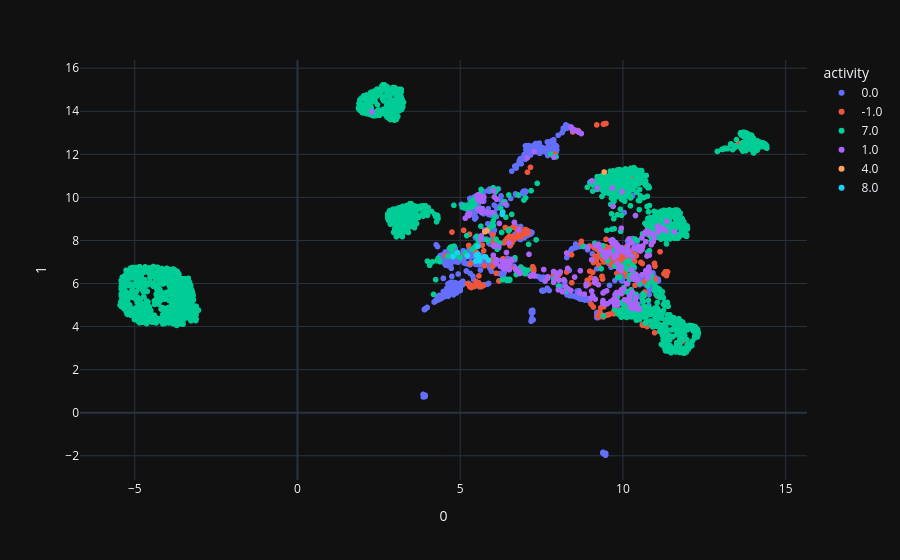
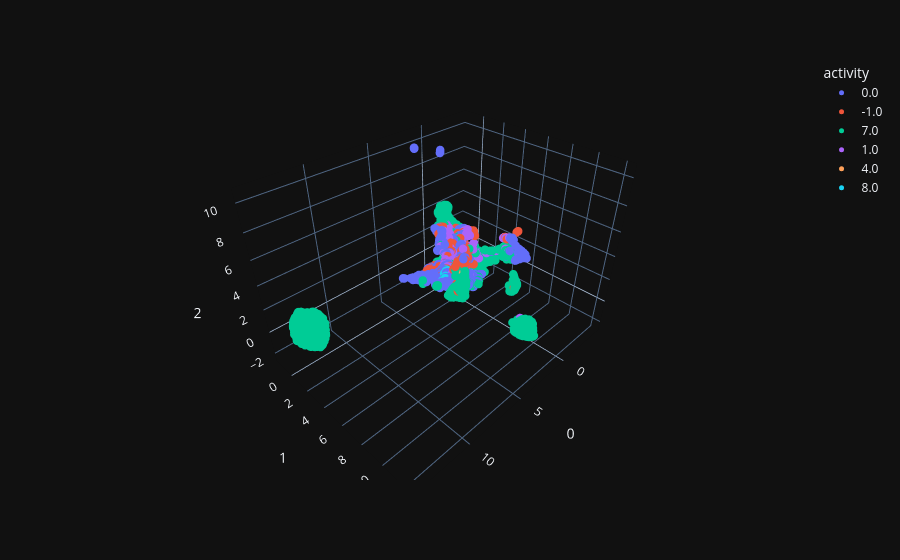

Notebook source saved alongside these figures, in order:
### Code cell
umap_2d = UMAP(n_components=2)
umap_3d = UMAP(n_components=3)

proj_2d = umap_2d.fit_transform(repre_reshape)
proj_3d = umap_3d.fit_transform(repre_reshape)

fig_2d = px.scatter(
    proj_2d, x=0, y=1,
    color=label_concat_vote.astype(str),  
    labels={'color': 'activity'}
)

fig_3d = px.scatter_3d(
    proj_3d, x=0, y=1, z=2,
    color=label_concat_vote.astype(str),  
    labels={'color': 'activity'}
)
fig_3d.update_traces(marker_size=5)

fig_2d.show()
fig_3d.show()

### Figure 1 — Plotly figure (JSON) as saved in the notebook; plotly's stock layout.template omitted (floating-point values rounded to 4 significant figures; data arrays with more than 128 entries replaced by an {"elided": "..."} marker saying what was removed)
{"data": [{"hovertemplate": "activity=0.0<br>0=%{x}<br>1=%{y}<extra></extra>", "legendgroup": "0.0", "marker": {"color": "#636efa", "symbol": "circle"}, "mode": "markers", "name": "0.0", "showlegend": true, "x": {"elided": "997 float values"}, "xaxis": "x", "y": {"elided": "997 float values"}, "yaxis": "y", "type": "scattergl"}, {"hovertemplate": "activity=-1.0<br>0=%{x}<br>1=%{y}<extra></extra>", "legendgroup": "-1.0", "marker": {"color": "#EF553B", "symbol": "circle"}, "mode": "markers", "name": "-1.0", "showlegend": true, "x": {"elided": "331 float values"}, "xaxis": "x", "y": {"elided": "331 float values"}, "yaxis": "y", "type": "scattergl"}, {"hovertemplate": "activity=7.0<br>0=%{x}<br>1=%{y}<extra></extra>", "legendgroup": "7.0", "marker": {"color": "#00cc96", "symbol": "circle"}, "mode": "markers", "name": "7.0", "showlegend": true, "x": {"elided": "2890 float values"}, "xaxis": "x", "y": {"elided": "2890 float values"}, "yaxis": "y", "type": "scattergl"}, {"hovertemplate": "activity=1.0<br>0=%{x}<br>1=%{y}<extra></extra>", "legendgroup": "1.0", "marker": {"color": "#ab63fa", "symbol": "circle"}, "mode": "markers", "name": "1.0", "showlegend": true, "x": {"elided": "267 float values"}, "xaxis": "x", "y": {"elided": "267 float values"}, "yaxis": "y", "type": "scattergl"}, {"hovertemplate": "activity=4.0<br>0=%{x}<br>1=%{y}<extra></extra>", "legendgroup": "4.0", "marker": {"color": "#FFA15A", "symbol": "circle"}, "mode": "markers", "name": "4.0", "showlegend": true, "x": [9.424, 5.756, 5.822], "xaxis": "x", "y": [11.18, 8.402, 8.447], "yaxis": "y", "type": "scattergl"}, {"hovertemplate": "activity=8.0<br>0=%{x}<br>1=%{y}<extra></extra>", "legendgroup": "8.0", "marker": {"color": "#19d3f3", "symbol": "circle"}, "mode": "markers", "name": "8.0", "showlegend": true, "x": [5.476, 5.221, 5.569, 5.601, 5.599, 4.776, 5.493, 4.915, 6.309, 5.545, 5.542, 5.756, 5.781, 5.873, 6.289], "xaxis": "x", "y": [7.042, 7.289, 7.257, 7.17, 7.049, 7.252, 7.319, 7.437, 9.317, 7.729, 7.367, 7.249, 7.232, 7.089, 9.213], "yaxis": "y", "type": "scattergl"}], "layout": {"xaxis": {"anchor": "y", "domain": [0.0, 1.0], "title": {"text": "0"}}, "yaxis": {"anchor": "x", "domain": [0.0, 1.0], "title": {"text": "1"}}, "legend": {"title": {"text": "activity"}, "tracegroupgap": 0}, "margin": {"t": 60}}}

### Figure 2 — Plotly figure (JSON) as saved in the notebook; plotly's stock layout.template omitted (floating-point values rounded to 4 significant figures; data arrays with more than 128 entries replaced by an {"elided": "..."} marker saying what was removed)
{"data": [{"hovertemplate": "activity=0.0<br>0=%{x}<br>1=%{y}<br>2=%{z}<extra></extra>", "legendgroup": "0.0", "marker": {"color": "#636efa", "symbol": "circle", "size": 5}, "mode": "markers", "name": "0.0", "scene": "scene", "showlegend": true, "x": {"elided": "997 float values"}, "y": {"elided": "997 float values"}, "z": {"elided": "997 float values"}, "type": "scatter3d"}, {"hovertemplate": "activity=-1.0<br>0=%{x}<br>1=%{y}<br>2=%{z}<extra></extra>", "legendgroup": "-1.0", "marker": {"color": "#EF553B", "symbol": "circle", "size": 5}, "mode": "markers", "name": "-1.0", "scene": "scene", "showlegend": true, "x": {"elided": "331 float values"}, "y": {"elided": "331 float values"}, "z": {"elided": "331 float values"}, "type": "scatter3d"}, {"hovertemplate": "activity=7.0<br>0=%{x}<br>1=%{y}<br>2=%{z}<extra></extra>", "legendgroup": "7.0", "marker": {"color": "#00cc96", "symbol": "circle", "size": 5}, "mode": "markers", "name": "7.0", "scene": "scene", "showlegend": true, "x": {"elided": "2890 float values"}, "y": {"elided": "2890 float values"}, "z": {"elided": "2890 float values"}, "type": "scatter3d"}, {"hovertemplate": "activity=1.0<br>0=%{x}<br>1=%{y}<br>2=%{z}<extra></extra>", "legendgroup": "1.0", "marker": {"color": "#ab63fa", "symbol": "circle", "size": 5}, "mode": "markers", "name": "1.0", "scene": "scene", "showlegend": true, "x": {"elided": "267 float values"}, "y": {"elided": "267 float values"}, "z": {"elided": "267 float values"}, "type": "scatter3d"}, {"hovertemplate": "activity=4.0<br>0=%{x}<br>1=%{y}<br>2=%{z}<extra></extra>", "legendgroup": "4.0", "marker": {"color": "#FFA15A", "symbol": "circle", "size": 5}, "mode": "markers", "name": "4.0", "scene": "scene", "showlegend": true, "x": [-2.915, 3.226, 3.073], "y": [5.137, 5.011, 4.961], "z": [1.716, 2.684, 2.504], "type": "scatter3d"}, {"hovertemplate": "activity=8.0<br>0=%{x}<br>1=%{y}<br>2=%{z}<extra></extra>", "legendgroup": "8.0", "marker": {"color": "#19d3f3", "symbol": "circle", "size": 5}, "mode": "markers", "name": "8.0", "scene": "scene", "showlegend": true, "x": [3.573, 3.709, 3.449, 3.495, 3.433, 4.036, 3.505, 3.85, 2.297, 3.195, 3.446, 3.322, 3.297, 3.325, 2.355], "y": [3.999, 4.271, 4.14, 3.901, 4.033, 4.265, 4.178, 4.366, 5.418, 4.404, 4.189, 4.129, 3.968, 3.943, 5.371], "z": [2.367, 2.379, 2.297, 2.313, 2.551, 2.127, 2.297, 2.304, 2.512, 2.195, 2.478, 2.359, 2.568, 2.566, 2.52], "type": "scatter3d"}], "layout": {"scene": {"domain": {"x": [0.0, 1.0], "y": [0.0, 1.0]}, "xaxis": {"title": {"text": "0"}}, "yaxis": {"title": {"text": "1"}}, "zaxis": {"title": {"text": "2"}}}, "legend": {"title": {"text": "activity"}, "tracegroupgap": 0}, "margin": {"t": 60}}}
